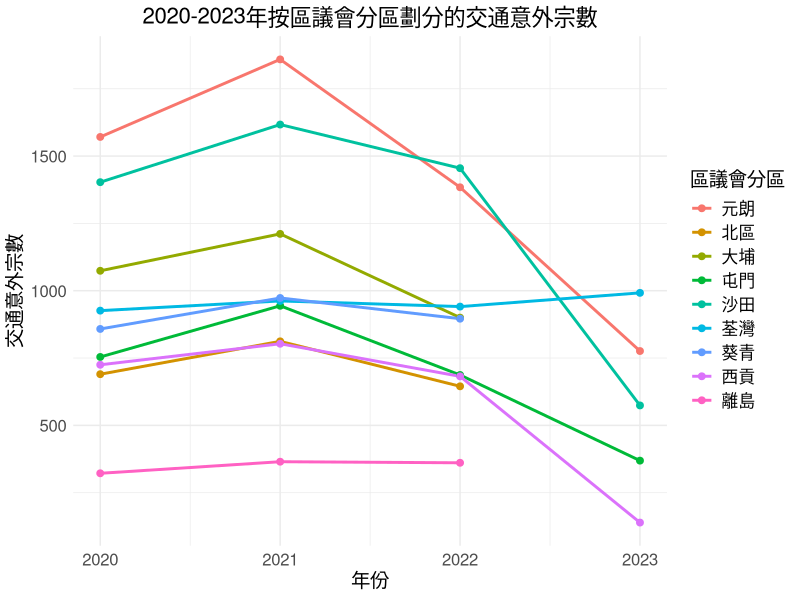

Source code (R):
# 安裝 ggplot2 套件（如果尚未安裝）
if (!require(ggplot2)) install.packages("ggplot2")

# 載入 ggplot2 套件
library(ggplot2)

# 創建數據框
traffic_data <- data.frame(
  Year = c(rep(2020, 9), rep(2021, 9), rep(2022, 9), rep(2023, 9)),
  District = rep(c("大埔", "元朗", "屯門", "北區", "西貢", "沙田", "荃灣", "葵青", "離島"), 4),
  Accidents = c(1074, 1571, 754, 690, 725, 1403, 926, 858, 322, # 2020
                1211, 1859, 944, 812, 803, 1617, 962, 973, 365, # 2021
                900, 1384, 687, 645, 682, 1455, 941, 896, 361, # 2022
                NA, 776, 369, NA, 139, 574, 992, NA, NA) # 2023
)

# 繪製折線圖
ggplot(traffic_data, aes(x = Year, y = Accidents, color = District, group = District)) +
  geom_line(linewidth = 1) + # 替換 size 為 linewidth
  geom_point(size = 2) +
  labs(
    title = "2020-2023年按區議會分區劃分的交通意外宗數",
    x = "年份",
    y = "交通意外宗數",
    color = "區議會分區"
  ) +
  theme_minimal() +
  theme(
    plot.title = element_text(hjust = 0.5, size = 16),
    axis.title = element_text(size = 14),
    axis.text = element_text(size = 12),
    legend.title = element_text(size = 14),
    legend.text = element_text(size = 12)
  )
